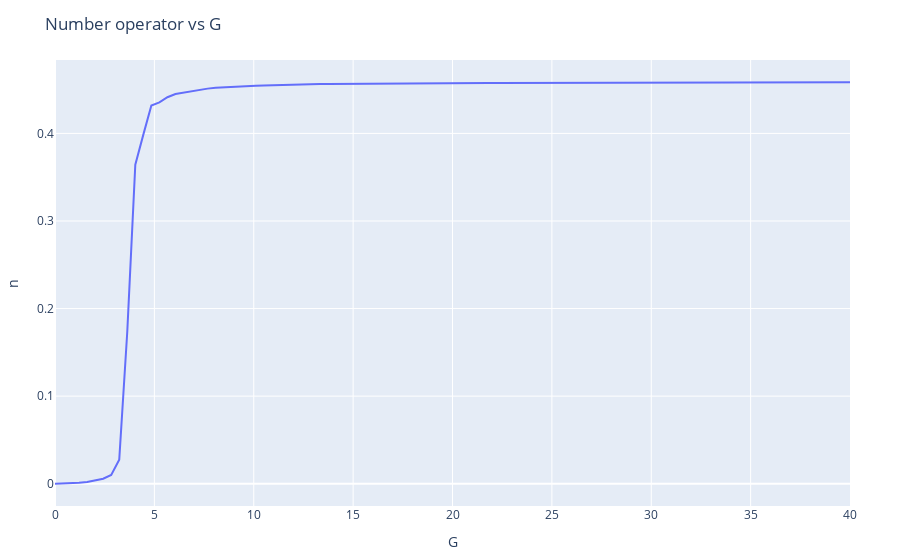

The cell this chart's notebook holds for it:
### Code cell
number_plot = scatter(x=G_values, y=n_values, mode="lines", name="number operator")
layout = Layout(title="Number operator vs G", xaxis_title="G", yaxis_title="n")
plot(number_plot, layout)
